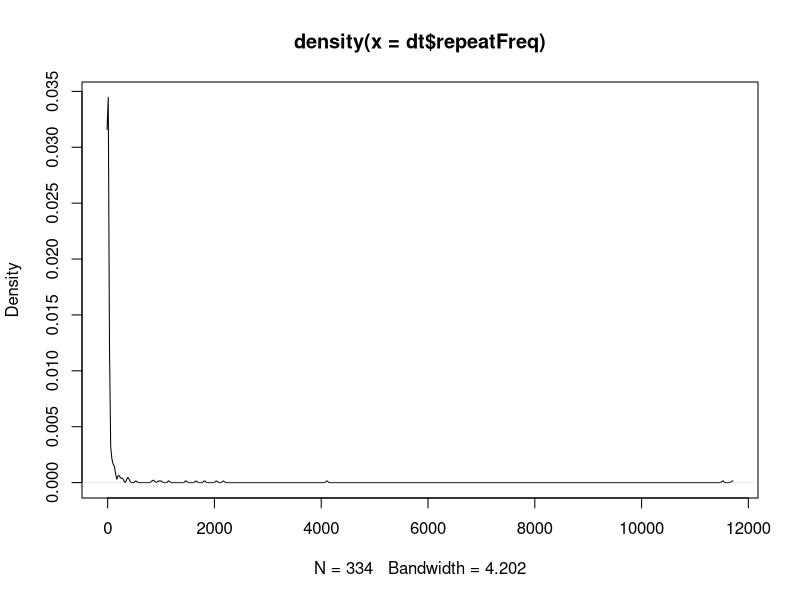
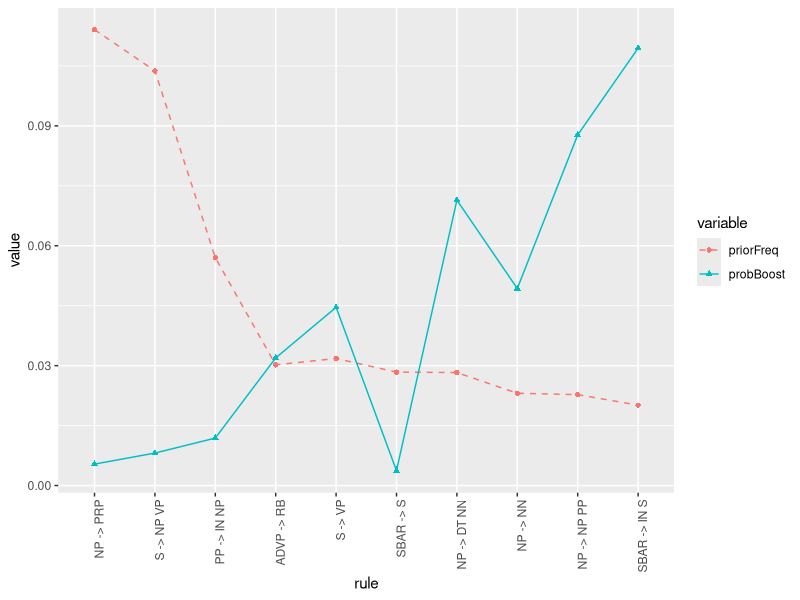
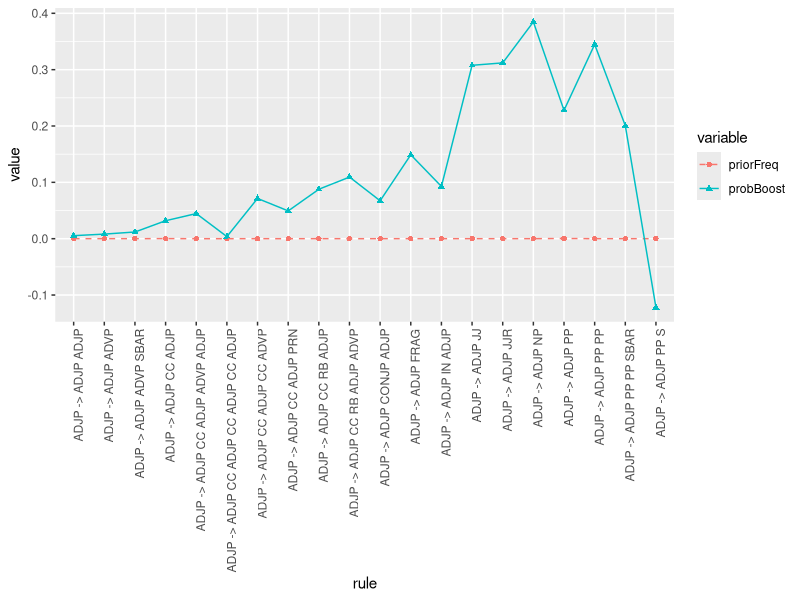

Source code (R) for these figures, in order:
# analyze the swbd_dysf_adjacent_pairs_count.txt results
# Yang Xu
# 10/3/2016

library(data.table)
library(ggplot2)
# library(reshape)

df = read.table(file = 'swbd_dysf_adjacent_pairs_count.txt', sep = ',', header = F)
dt = data.table(df)

colnames(dt) = c('rule', 'repeatFreq')
setkey(dt, repeatFreq)
setorder(dt, -repeatFreq)

# plot
plot(density(dt$repeatFreq))


# read data of all subrules freq
df2 = read.table(file = 'all_subrules_freq.txt', sep = ',', header = F)
dt2 = data.table(df2)
colnames(dt2) = c('rule', 'priorCount')
setkey(dt2, priorCount)
setorder(dt2, -priorCount)
dt2$priorFreq = dt2$priorCount / sum(dt2$priorCount)

# join dt and dt2
setkey(dt, rule)
setkey(dt2, rule)
dt.join = dt[dt2, nomatch = 0]
setorder(dt.join, -repeatFreq)

# plot dt.join
dt.join.sample = dt.join[1:10,]
dt.join.sample$rule = as.character(dt.join.sample$rule)
dt.join.sample$rule = factor(dt.join.sample$rule, levels = dt.join.sample$rule)
dt.join.p = melt(dt.join.sample, id.vars = 'rule')

p1 = ggplot(dt.join.p, aes(x = rule, y = value, group = variable)) +
    geom_point(aes(shape = variable))


## next, compute probBoost for each rule
df3 = read.table(file = 'pb_results_10.txt', sep = ',', header = F)
colnames(df3) = c('rule', 'probBoost')

dt.ss = dt.join.sample[, .(rule, priorFreq)]
dt.ss$probBoost = df3$probBoost
dt.ss.p = melt(dt.ss, id.vars = 'rule')

p = ggplot(dt.ss.p, aes(x = rule, y = value, group = variable)) +
    geom_point(aes(shape = variable, color = variable)) +
    geom_line(aes(lty = variable, color = variable)) +
    scale_linetype_manual(values = c(2, 1)) +
    theme(axis.text.x = element_text(angle = 90, hjust = 1))

pdf('probBoost_vs_prior_10.pdf', 5, 5)
plot(p)
dev.off()

# include the most frequent 20 rules
dt.ss2 = dt2[1:20, .(rule, priorFreq)]
dt.ss2$rule = as.character(dt.ss2$rule)
dt.ss2$rule = factor(dt.ss2$rule, levels = dt.ss2$rule)

df4 = read.table(file = 'pb_results_20.txt', sep = ',', header = F)
colnames(df4) = c('rule', 'probBoost')
dt.ss2$probBoost = df4$probBoost
dt.ss2.p = melt(dt.ss2, id.vars = 'rule')

p = ggplot(dt.ss2.p, aes(x = rule, y = value, group = variable)) +
    geom_point(aes(shape = variable, color = variable)) +
    geom_line(aes(lty = variable, color = variable)) +
    scale_linetype_manual(values = c(2, 1)) + 
    theme(axis.text.x = element_text(angle = 90, hjust = 1))

pdf('probBoost_vs_prior_20.pdf', 10, 5)
plot(p)
dev.off()
